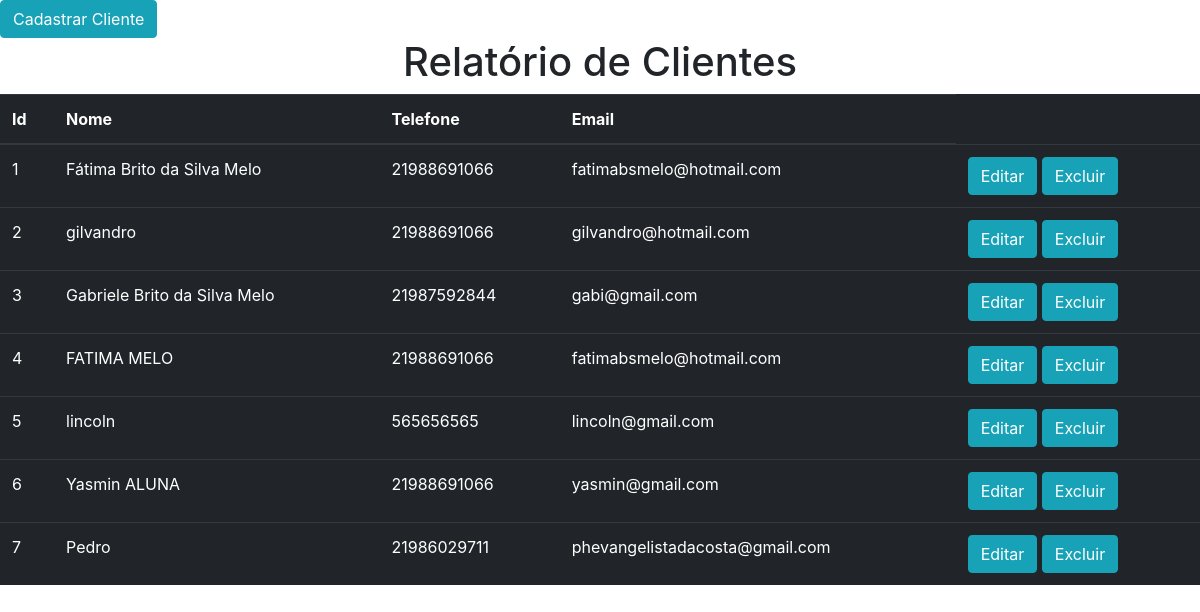
The page /cliente/ on the database its author committed.
### cliente/models.py (models this page shows, shortened)
class Cliente(models.Model):
    nome = models.CharField(max_length=60)
    telefone = models.CharField(max_length=15)
    email = models.CharField(max_length=60)
    senha = models.CharField(max_length=100)

### cliente/views.py (the view)
# urls.py: path('', fcliente),
def fcliente(request):
    clientes = Cliente.objects.all()
    return render(request, "rel_cliente.html",{"clientes":clientes})

### cliente/templates/rel_cliente.html (shortened to what this page needs)
<!DOCTYPE html>
<html lang="pt-br">
  <head>
    <link rel="stylesheet" href="https://stackpath.bootstrapcdn.com/bootstrap/4.1.3/css/bootstrap.min.css">
  </head>
  <body>
    <a href="{% url 'Fcadcliente' %}"><button type="button" class="btn btn-info">Cadastrar Cliente</button></a>
    <h1 class="text-center">Relatório de Clientes</h1>
    <table class="table table-dark">
        <thead>
          <tr>
            <th scope="col">Id</th>
            <th scope="col">Nome</th>
            <th scope="col">Telefone</th>
            <th scope="col">Email</th>
          </tr>
        </thead>
        <tbody>
        {% for cliente in clientes %}
          <tr>
            <td>{{cliente.id}}</td>
            <td>{{cliente.nome}}</td>
            <td>{{cliente.telefone}}</td>
            <td>{{cliente.email}}</td>
            <td>
               <a href="{% url 'exibir_cli' cliente.id %}"><button type="button" class="btn btn-info">Editar</button></a>
              <a href="{% url 'excluir_cli' cliente.id %}"><button type="button" class="btn btn-info">Excluir</button></a>
            </td>
          </tr>
        {% endfor %}
        </tbody>
    </table>
  </body>
</html>

### rows shown on the page
Cliente: id "1", nome "Fátima Brito da Silva Melo", telefone "21988691066", email "fatimabsmelo@hotmail.com"
Cliente: id "2", nome "gilvandro", telefone "21988691066", email "gilvandro@hotmail.com"
Cliente: id "3", nome "Gabriele Brito da Silva Melo", telefone "21987592844", email "gabi@gmail.com"
Cliente: id "4", nome "FATIMA MELO", telefone "21988691066", email "fatimabsmelo@hotmail.com"
Cliente: id "5", nome "lincoln", telefone "565656565", email "lincoln@gmail.com"
Cliente: id "6", nome "Yasmin ALUNA", telefone "21988691066", email "yasmin@gmail.com"
Cliente: id "7", nome "Pedro", telefone "21986029711", email "phevangelistadacosta@gmail.com"
